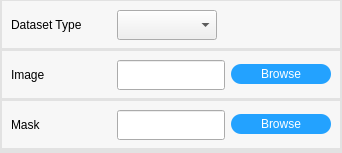
          <widget class="QWidget" name="Page_ImageFolder">
           <layout class="QVBoxLayout" name="verticalLayout_6">
            <property name="spacing">
             <number>0</number>
            </property>
            <property name="leftMargin">
             <number>0</number>
            </property>
            <property name="topMargin">
             <number>0</number>
            </property>
            <property name="rightMargin">
             <number>0</number>
            </property>
            <property name="bottomMargin">
             <number>0</number>
            </property>
            <item>
             <widget class="QFrame" name="frame_11">
              <property name="sizePolicy">
               <sizepolicy hsizetype="Preferred" vsizetype="Fixed">
                <horstretch>0</horstretch>
                <verstretch>0</verstretch>
               </sizepolicy>
              </property>
              <property name="minimumSize">
               <size>
                <width>0</width>
                <height>50</height>
               </size>
              </property>
              <property name="maximumSize">
               <size>
                <width>16777215</width>
                <height>50</height>
               </size>
              </property>
              <property name="styleSheet">
               <string notr="true">QFrame
{
	border-top:1px solid rgb(226, 226, 226);
	border-bottom:2px solid rgb(226, 226, 226);
	border-left:2px solid rgb(226, 226, 226);
	border-right:2px solid rgb(226, 226, 226);
	background-color: rgb(247, 247, 247);
}</string>
              </property>
              <property name="frameShape">
               <enum>QFrame::StyledPanel</enum>
              </property>
              <property name="frameShadow">
               <enum>QFrame::Raised</enum>
              </property>
              <layout class="QHBoxLayout" name="horizontalLayout_11">
               <item>
                <widget class="QLabel" name="label_7">
                 <property name="sizePolicy">
                  <sizepolicy hsizetype="Fixed" vsizetype="Fixed">
                   <horstretch>0</horstretch>
                   <verstretch>0</verstretch>
                  </sizepolicy>
                 </property>
                 <property name="minimumSize">
                  <size>
                   <width>100</width>
                   <height>30</height>
                  </size>
                 </property>
                 <property name="maximumSize">
                  <size>
                   <width>100</width>
                   <height>30</height>
                  </size>
                 </property>
                 <property name="styleSheet">
                  <string notr="true">QLabel
{
	border:0px;
	
	font: 87 10pt &quot;Arial Black&quot;;
}</string>
                 </property>
                 <property name="text">
                  <string>Dataset Type</string>
                 </property>
                </widget>
               </item>
               <item>
                <widget class="QComboBox" name="ComboBox_ImageFolder_DatasetType">
                 <property name="minimumSize">
                  <size>
                   <width>100</width>
                   <height>30</height>
                  </size>
                 </property>
                 <property name="maximumSize">
                  <size>
                   <width>100</width>
                   <height>30</height>
                  </size>
                 </property>
                </widget>
               </item>
               <item>
                <spacer name="horizontalSpacer_6">
                 <property name="orientation">
                  <enum>Qt::Horizontal</enum>
                 </property>
                 <property name="sizeHint" stdset="0">
                  <size>
                   <width>40</width>
                   <height>20</height>
                  </size>
                 </property>
                </spacer>
               </item>
              </layout>
             </widget>
            </item>
            <item>
             <widget class="QFrame" name="frame_8">
              <property name="sizePolicy">
               <sizepolicy hsizetype="Preferred" vsizetype="Fixed">
                <horstretch>0</horstretch>
                <verstretch>0</verstretch>
               </sizepolicy>
              </property>
              <property name="minimumSize">
               <size>
                <width>0</width>
                <height>50</height>
               </size>
              </property>
              <property name="maximumSize">
               <size>
                <width>16777215</width>
                <height>50</height>
               </size>
              </property>
              <property name="styleSheet">
               <string notr="true">QFrame
{
	border-top:1px solid rgb(226, 226, 226);
	border-bottom:2px solid rgb(226, 226, 226);
	border-left:2px solid rgb(226, 226, 226);
	border-right:2px solid rgb(226, 226, 226);
	background-color: rgb(247, 247, 247);
}</string>
              </property>
              <property name="frameShape">
               <enum>QFrame::StyledPanel</enum>
              </property>
              <property name="frameShadow">
               <enum>QFrame::Raised</enum>
              </property>
              <layout class="QHBoxLayout" name="horizontalLayout_8">
               <item>
                <widget class="QLabel" name="label_4">
                 <property name="sizePolicy">
                  <sizepolicy hsizetype="Fixed" vsizetype="Fixed">
                   <horstretch>0</horstretch>
                   <verstretch>0</verstretch>
                  </sizepolicy>
                 </property>
                 <property name="minimumSize">
                  <size>
                   <width>100</width>
                   <height>30</height>
                  </size>
                 </property>
                 <property name="maximumSize">
                  <size>
                   <width>100</width>
                   <height>30</height>
                  </size>
                 </property>
                 <property name="styleSheet">
                  <string notr="true">QLabel
{
	border:0px;
	
	font: 87 10pt &quot;Arial Black&quot;;
}</string>
                 </property>
                 <property name="text">
                  <string>Image</string>
                 </property>
                </widget>
               </item>
               <item>
                <widget class="QLineEdit" name="LineEdit_ImageFolder_Image">
                 <property name="minimumSize">
                  <size>
                   <width>0</width>
                   <height>30</height>
                  </size>
                 </property>
                 <property name="maximumSize">
                  <size>
                   <width>16777215</width>
                   <height>30</height>
                  </size>
                 </property>
                </widget>
               </item>
               <item>
                <widget class="QPushButton" name="PushButton_ImageFolder_Image">
                 <property name="sizePolicy">
                  <sizepolicy hsizetype="Fixed" vsizetype="Fixed">
                   <horstretch>0</horstretch>
                   <verstretch>0</verstretch>
                  </sizepolicy>
                 </property>
                 <property name="minimumSize">
                  <size>
                   <width>100</width>
                   <height>20</height>
                  </size>
                 </property>
                 <property name="maximumSize">
                  <size>
                   <width>100</width>
                   <height>20</height>
                  </size>
                 </property>
                 <property name="styleSheet">
                  <string notr="true">QPushButton
{
	font: 87 10pt &quot;Arial Black&quot;;
	color: rgb(255, 255, 255);
	background-color: rgb(35, 162, 255);
	border-radius: 10px;
}
QPushButton:pressed
{
background-color: rgb(255, 255, 255);
}
QPushButton:hover
{
background-color: rgb(192, 233, 251);
}
QPushButton:disabled
{
	background-color: rgb(198, 198, 198);
}</string>
                 </property>
                 <property name="text">
                  <string>Browse</string>
                 </property>
                </widget>
               </item>
              </layout>
             </widget>
            </item>
            <item>
             <widget class="QFrame" name="Frame_ImageFolder_Mask">
              <property name="sizePolicy">
               <sizepolicy hsizetype="Preferred" vsizetype="Fixed">
                <horstretch>0</horstretch>
                <verstretch>0</verstretch>
               </sizepolicy>
              </property>
              <property name="minimumSize">
               <size>
                <width>0</width>
                <height>50</height>
               </size>
              </property>
              <property name="maximumSize">
               <size>
                <width>16777215</width>
                <height>50</height>
               </size>
              </property>
              <property name="styleSheet">
               <string notr="true">QFrame
{
	border-top:1px solid rgb(226, 226, 226);
	border-bottom:2px solid rgb(226, 226, 226);
	border-left:2px solid rgb(226, 226, 226);
	border-right:2px solid rgb(226, 226, 226);
	background-color: rgb(247, 247, 247);
}</string>
              </property>
              <property name="frameShape">
               <enum>QFrame::StyledPanel</enum>
              </property>
              <property name="frameShadow">
               <enum>QFrame::Raised</enum>
              </property>
              <layout class="QHBoxLayout" name="horizontalLayout_9">
               <item>
                <widget class="QLabel" name="label_5">
                 <property name="sizePolicy">
                  <sizepolicy hsizetype="Fixed" vsizetype="Fixed">
                   <horstretch>0</horstretch>
                   <verstretch>0</verstretch>
                  </sizepolicy>
                 </property>
                 <property name="minimumSize">
                  <size>
                   <width>100</width>
                   <height>30</height>
                  </size>
                 </property>
                 <property name="maximumSize">
                  <size>
                   <width>100</width>
                   <height>30</height>
                  </size>
                 </property>
                 <property name="styleSheet">
                  <string notr="true">QLabel
{
	border:0px;
	
	font: 87 10pt &quot;Arial Black&quot;;
}</string>
                 </property>
                 <property name="text">
                  <string>Mask</string>
                 </property>
                </widget>
               </item>
               <item>
                <widget class="QLineEdit" name="LineEdit_ImageFolder_Mask">
                 <property name="minimumSize">
                  <size>
                   <width>0</width>
                   <height>30</height>
                  </size>
                 </property>
                 <property name="maximumSize">
                  <size>
                   <width>16777215</width>
                   <height>30</height>
                  </size>
                 </property>
                </widget>
               </item>
               <item>
                <widget class="QPushButton" name="PushButton_ImageFolder_Mask">
                 <property name="sizePolicy">
                  <sizepolicy hsizetype="Fixed" vsizetype="Fixed">
                   <horstretch>0</horstretch>
                   <verstretch>0</verstretch>
                  </sizepolicy>
                 </property>
                 <property name="minimumSize">
                  <size>
                   <width>100</width>
                   <height>20</height>
                  </size>
                 </property>
                 <property name="maximumSize">
                  <size>
                   <width>100</width>
                   <height>20</height>
                  </size>
                 </property>
                 <property name="styleSheet">
                  <string notr="true">QPushButton
{
	font: 87 10pt &quot;Arial Black&quot;;
	color: rgb(255, 255, 255);
	background-color: rgb(35, 162, 255);
	border-radius: 10px;
}
QPushButton:pressed
{
background-color: rgb(255, 255, 255);
}
QPushButton:hover
{
background-color: rgb(192, 233, 251);
}
QPushButton:disabled
{
	background-color: rgb(198, 198, 198);
}</string>
                 </property>
                 <property name="text">
                  <string>Browse</string>
                 </property>
                </widget>
               </item>
              </layout>
             </widget>
            </item>
            <item>
             <widget class="QFrame" name="frame_12">
              <property name="styleSheet">
               <string notr="true">QFrame
{
	border-top:1px solid rgb(226, 226, 226);
	border-bottom:2px solid rgb(226, 226, 226);
	border-left:2px solid rgb(226, 226, 226);
	border-right:2px solid rgb(226, 226, 226);
	background-color: rgb(247, 247, 247);
}</string>
              </property>
              <property name="frameShape">
               <enum>QFrame::StyledPanel</enum>
              </property>
              <property name="frameShadow">
               <enum>QFrame::Raised</enum>
              </property>
              <layout class="QHBoxLayout" name="horizontalLayout_12">
               <property name="spacing">
                <number>0</number>
               </property>
               <property name="leftMargin">
                <number>0</number>
               </property>
               <property name="topMargin">
                <number>0</number>
               </property>
               <property name="rightMargin">
                <number>0</number>
               </property>
               <property name="bottomMargin">
                <number>0</number>
               </property>
              </layout>
             </widget>
            </item>
           </layout>
          </widget>
